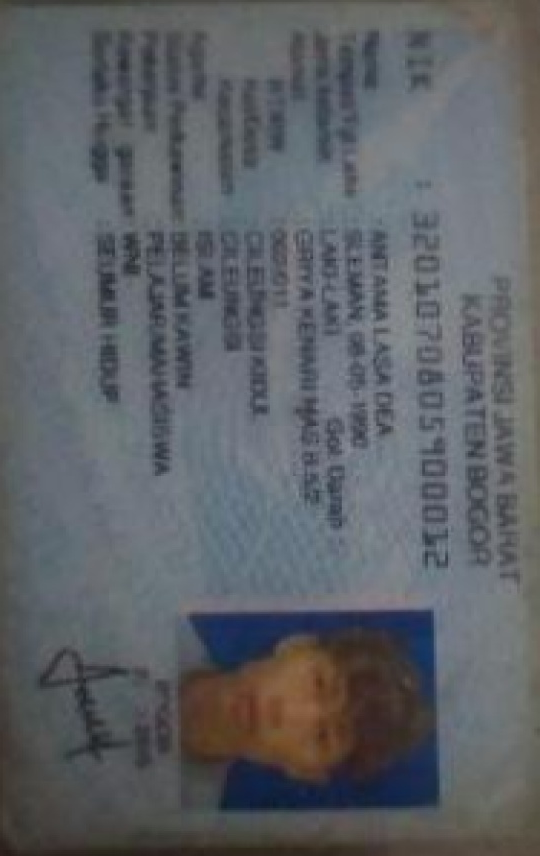
#> input picture SistemOCRSamboja/PYTHON_OCR/test/anomali/data10.jpg, 540 x 856 px
$ python -i preprocessing.py   (imports and definitions only)
#> lines starting #> are read from the running program, lines starting #| are printed output that depends on the picture
#> further down, picture is the input picture: shape (856, 540, 3); mean B, G, R 102.3, 97.5, 94.1
import cv2
import numpy as np


def preprocess_for_ocr(image):
    """
    Menerapkan pipeline prapemrosesan citra untuk mengoptimalkan citra KTP sebelum ekstraksi OCR.

    Tahapan Pemrosesan:
      1. Konversi Grayscale: Menyederhanakan data warna untuk deteksi kontur.
      2. Adaptive Resizing: Membatasi lebar maksimum menjadi 1200px untuk mengurangi beban komputasi.
      3. Fast Non-Local Means Denoising: Menghilangkan noise tanpa merusak ketajaman teks.
      4. CLAHE (Contrast Limited Adaptive Histogram Equalization): Meningkatkan kontras lokal secara dinamis.

    Argumen:
        image (numpy.ndarray): Input citra mentah dalam format BGR.

    Kembalian:
        numpy.ndarray: Matriks citra grayscale yang telah dioptimalkan.
    """
    # Ubah menjadi grayscale 1-channel jika input adalah BGR 3-channel
    if len(image.shape) == 3:
        gray = cv2.cvtColor(image, cv2.COLOR_BGR2GRAY)
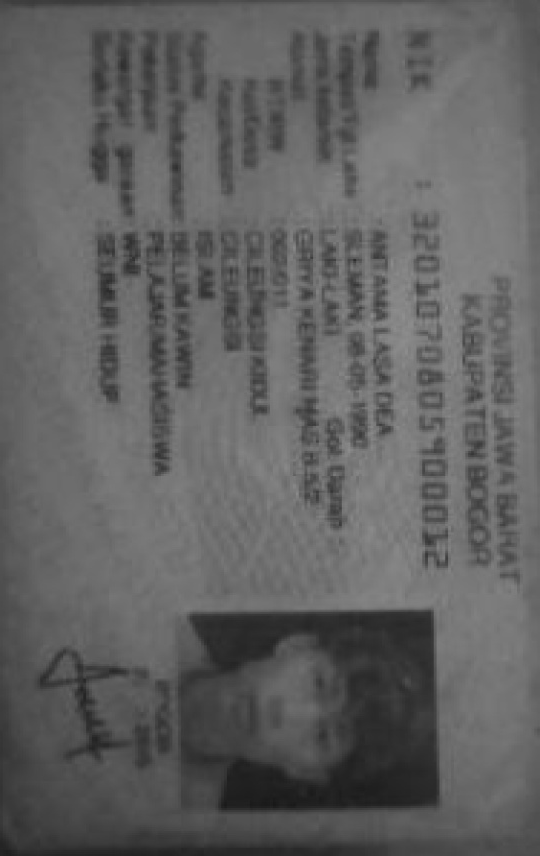
#> gray: shape (856, 540); min 24, max 143, mean 97.1
    else:
        gray = image

    # Turunkan resolusi dimensi jika terlalu membebani komputasi (Lebar > 1200px)
    height, width = gray.shape
#> height = 856; width = 540
    if width > 1200:
        scale = 1200 / width
        gray  = cv2.resize(gray, (int(width * scale), int(height * scale)), interpolation=cv2.INTER_AREA)

    # Terapkan Denoising: Parameter moderat (h=10) untuk mempertahankan batas teks
    denoised = cv2.fastNlMeansDenoising(
        gray,
        None,
        h=10,
        templateWindowSize=5,
        searchWindowSize=11
    )

    # Terapkan CLAHE: clipLimit membatasi amplifikasi noise, tileGridSize memberikan granularitas lokal
    clahe    = cv2.createCLAHE(clipLimit=1.5, tileGridSize=(8, 8))
    enhanced = clahe.apply(denoised)
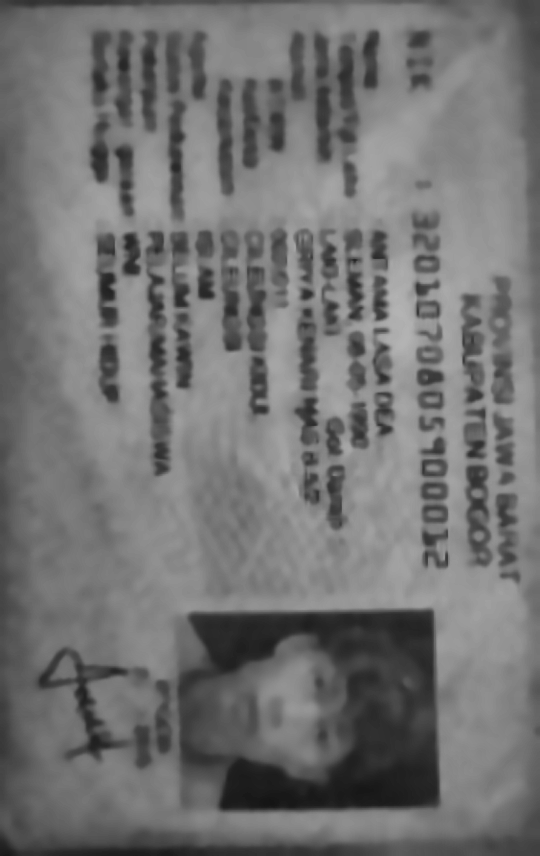
#> enhanced: shape (856, 540); min 20, max 179, mean 114.2

    # ========================================================================
    # TOMBOL RAHASIA SIDANG (Hapus tanda pagar '#' buat ngeluarin gambar fisik)
    # ========================================================================
    import os
    import time
    os.makedirs("hasil_prepro_debug", exist_ok=True)

    # Bikin nama file unik pakai waktu biar kalau upload 2 KTP ga saling timpa
    nama_file_unik = str(int(time.time()))
    cv2.imwrite(f"hasil_prepro_debug/bukti_prepro_{nama_file_unik}.jpg", enhanced)
    # ========================================================================

    return enhanced

>>> import cv2
>>> picture = cv2.imread('../test/anomali/data10.jpg')
>>> result = preprocess_for_ocr(picture)

$ run again, on SistemOCRSamboja/PYTHON_OCR/test/anomali/data11.jpg
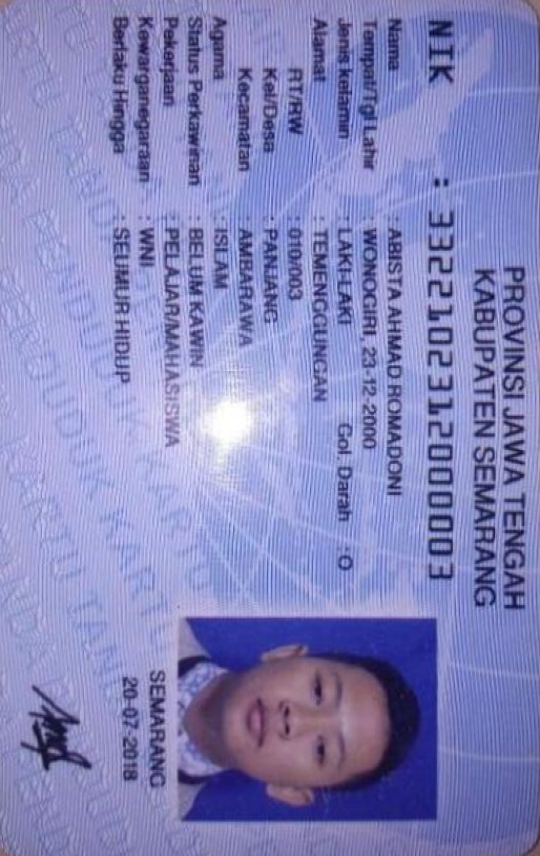
#> input picture SistemOCRSamboja/PYTHON_OCR/test/anomali/data11.jpg, 540 x 856 px
#> picture is the input picture: shape (856, 540, 3); mean B, G, R 188.9, 133.2, 132.3
#> in preprocess_for_ocr, `gray = cv2.cvtColor(image, cv2.COLOR_BGR2GRAY)`:
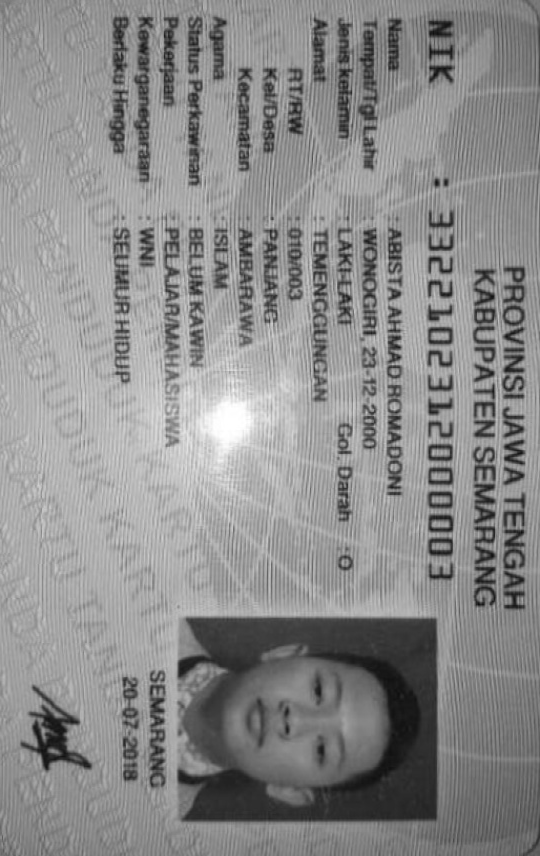
#> gray: shape (856, 540); min 14, max 255, mean 139.3
#> in preprocess_for_ocr, `enhanced = clahe.apply(denoised)`:
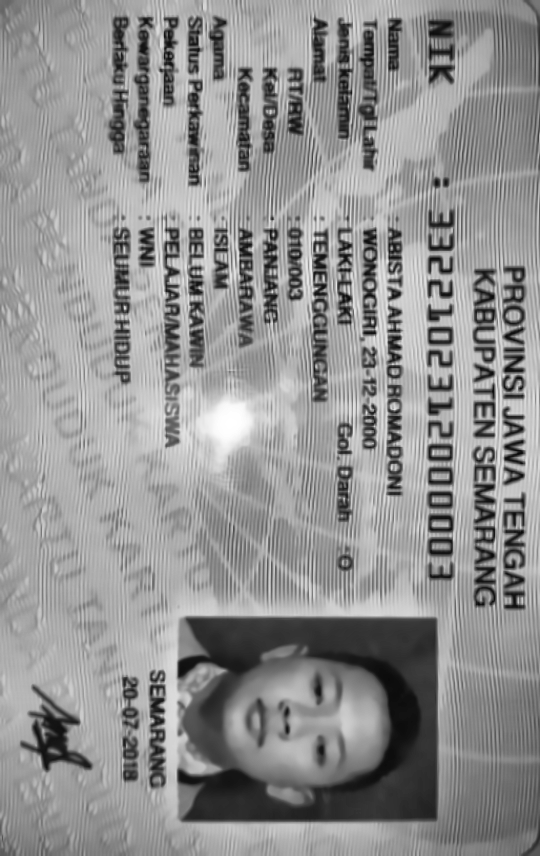
#> enhanced: shape (856, 540); min 9, max 255, mean 145.2

$ run again, on SistemOCRSamboja/PYTHON_OCR/test/anomali/data12.jpg
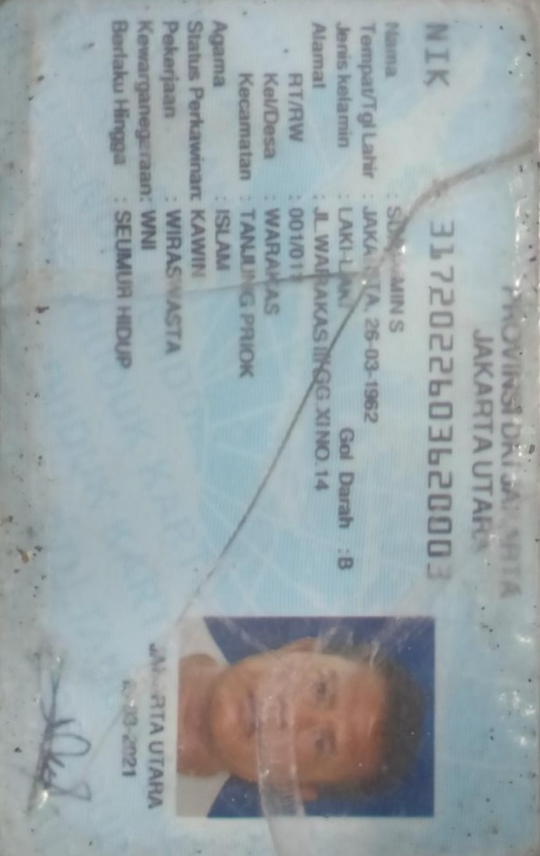
#> input picture SistemOCRSamboja/PYTHON_OCR/test/anomali/data12.jpg, 540 x 856 px
#> picture is the input picture: shape (856, 540, 3); mean B, G, R 168.4, 165.3, 154.5
#> in preprocess_for_ocr, `gray = cv2.cvtColor(image, cv2.COLOR_BGR2GRAY)`:
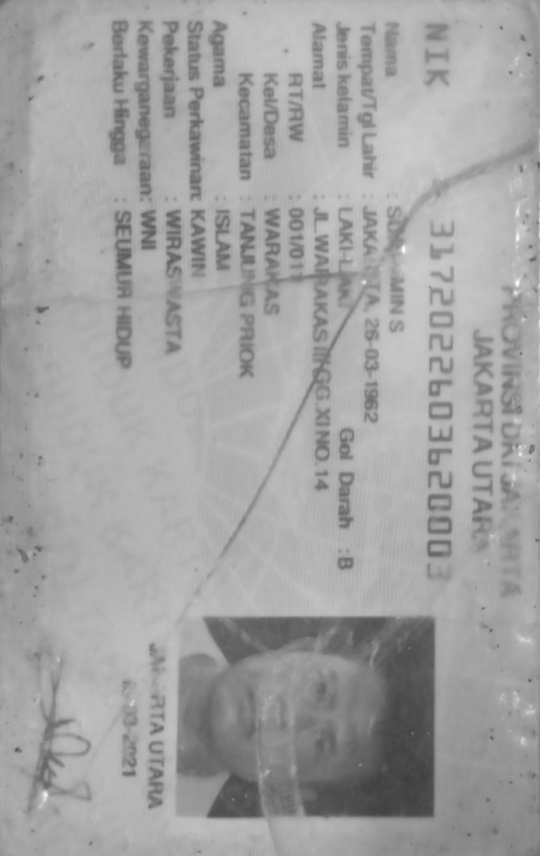
#> gray: shape (856, 540); min 63, max 253, mean 162.4
#> in preprocess_for_ocr, `enhanced = clahe.apply(denoised)`:
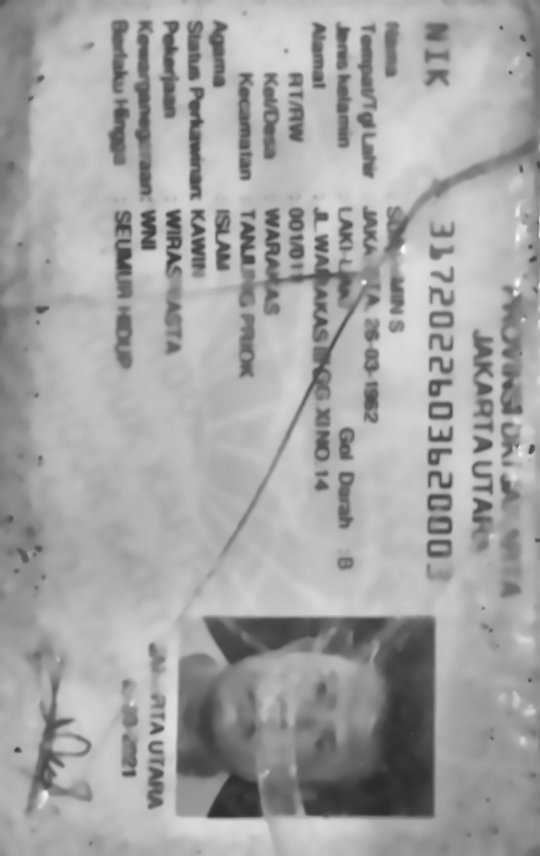
#> enhanced: shape (856, 540); min 42, max 252, mean 164.6

$ run again, on SistemOCRSamboja/PYTHON_OCR/test/anomali/data13.jpg
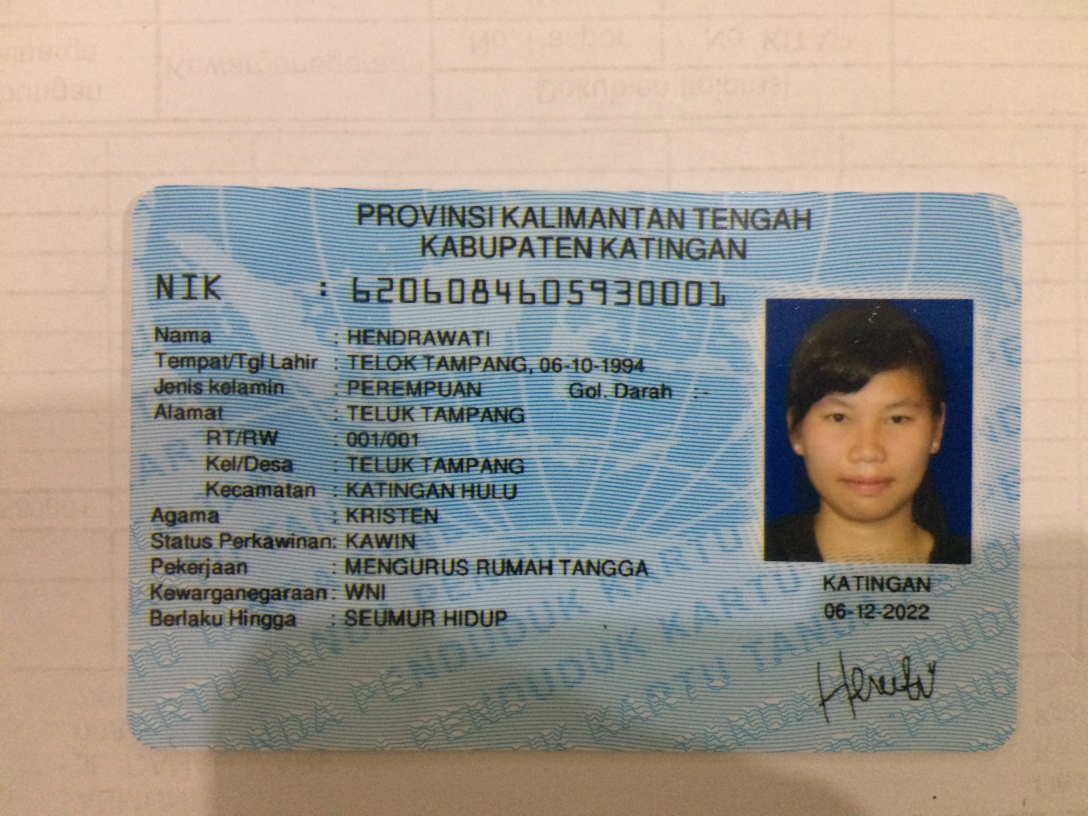
#> input picture SistemOCRSamboja/PYTHON_OCR/test/anomali/data13.jpg, 3264 x 2448 px (shown at 1/3 size)
#> picture is the input picture: shape (2448, 3264, 3); mean B, G, R 144.4, 153, 159.1
#> in preprocess_for_ocr, `gray = cv2.cvtColor(image, cv2.COLOR_BGR2GRAY)`:
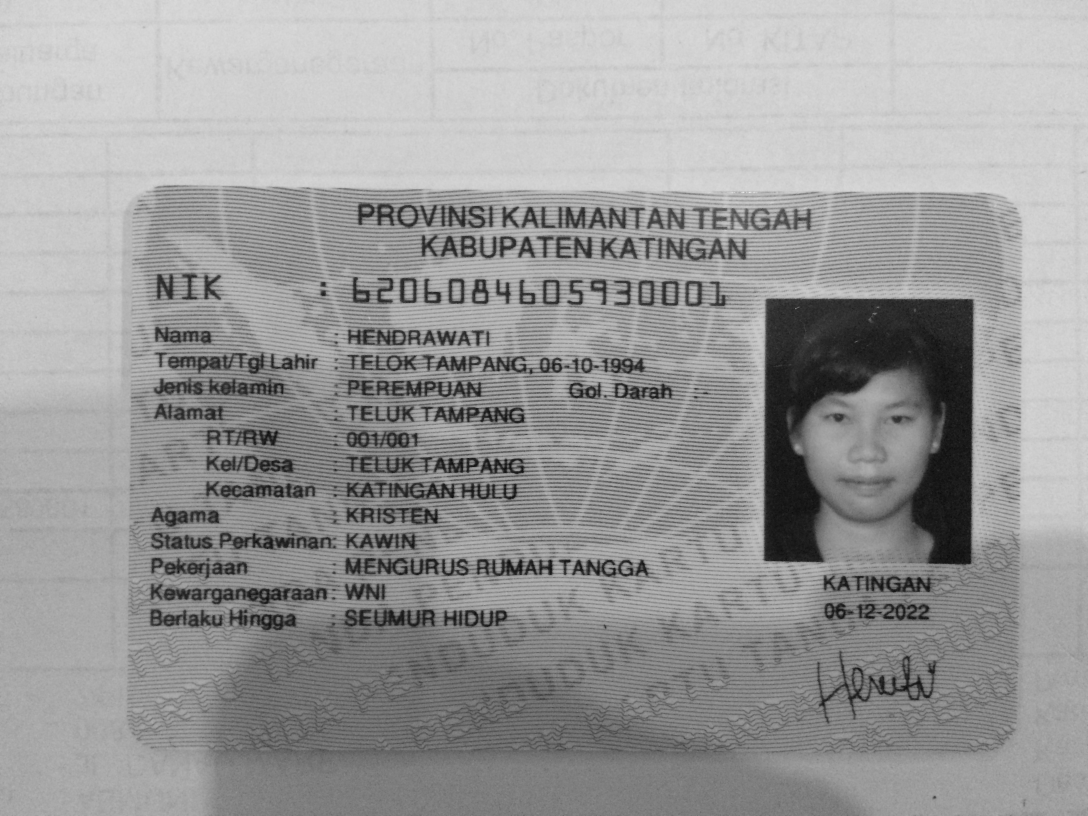
#> gray: shape (2448, 3264) (shown at 1/3 size); min 2, max 253, mean 153.9
#> in preprocess_for_ocr, `enhanced = clahe.apply(denoised)`:
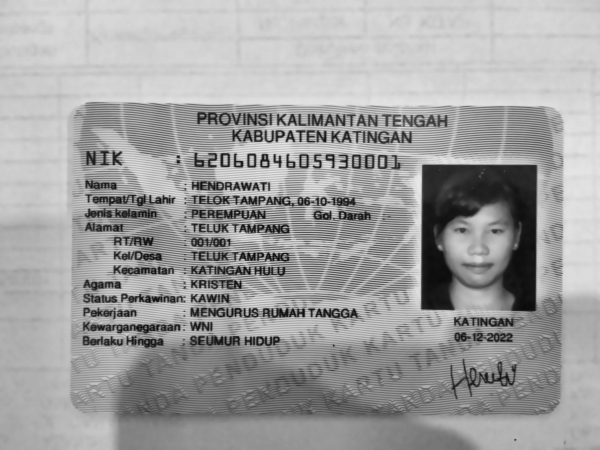
#> enhanced: shape (900, 1200) (shown at 1/2 size); min 6, max 233, mean 160.3
